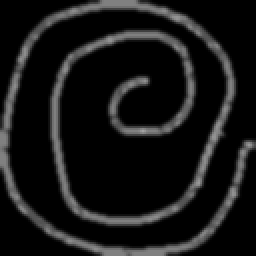
#> input picture preprocessed_drawings/spiral/testing/healthy/V01HE01.png, 128 x 128 px, found by its file name (shown 2 times larger); its folder holds only this picture in this run
$ python train_xgboost_model.py
#> lines starting #> are read from the running program, lines starting #| are printed output that depends on the picture
import cv2
import numpy as np
import os
import xgboost as xgb
from sklearn.model_selection import train_test_split
from sklearn.metrics import accuracy_score
from skimage.measure import shannon_entropy
from scipy.fftpack import fft
import joblib

# Step 1: Define feature extraction function
def extract_features(image_path):
    # Load image in grayscale
    image = cv2.imread(image_path, cv2.IMREAD_GRAYSCALE)
#> image is the input picture: shape (128, 128); min 0, max 163, mean 22.3
    if image is None:
        print(f"Error loading image: {image_path}")
        return None

    # Edge detection
    edges = cv2.Canny(image, threshold1=50, threshold2=150)
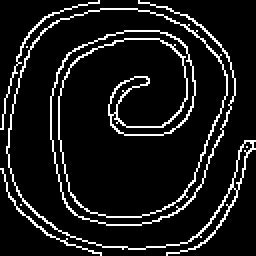
#> edges: shape (128, 128) (shown 2 times larger); 9.8% white in thin lines or dots

    # Calculate radius variation
    moments = cv2.moments(edges)
#> moments = moments, m00 411315, centre m10/m00, m01/m00 = (64.25, 62.87)
    if moments["m00"] != 0:
        cx = int(moments["m10"] / moments["m00"])
#> cx = 64
        cy = int(moments["m01"] / moments["m00"])
#> cy = 62
    else:
        cx, cy = 0, 0

    # Distance from centroid to edge points
    edge_points = np.argwhere(edges > 0)
#> edge_points = 1613 pairs, first value 0 to 127, second value 0 to 127
    distances = np.sqrt((edge_points[:, 1] - cx) ** 2 + (edge_points[:, 0] - cy) ** 2)
#> distances = 1613 values, max 70.33 at index 1574, min 1 at index 833, mean 49.94
    radius_mean = np.mean(distances) if len(distances) > 0 else 0
#> radius_mean = 49.94
    radius_std = np.std(distances) if len(distances) > 0 else 0
#> radius_std = 15.63

    # Angle variance
    angles = np.arctan2(edge_points[:, 0] - cy, edge_points[:, 1] - cx)
#> angles = 1613 values, max 3.14 at index 810, min -3.13 at index 795, mean -0.072
    angle_std = np.std(angles) if len(angles) > 0 else 0
#> angle_std = 1.78

    # Additional features
    entropy = shannon_entropy(edges)
#> entropy = 0.464
    freq_domain = fft(distances) if len(distances) > 0 else [0]
    freq_mean = np.mean(np.abs(freq_domain))
#> freq_mean = 364.5
    freq_std = np.std(np.abs(freq_domain))
#> freq_std = 2069.8

    # Fractal dimension (box counting)
    box_counts = []
    sizes = [2, 4, 8, 16, 32, 64]
    for size in sizes:
        resized = cv2.resize(edges, (size, size))
        box_counts.append(np.sum(resized > 0))
#> this loop made 6 passes
#> resized on pass 1: [[128, 128], [64, 0]]
#> after the loop, box_counts = [3, 4, 12, 64, 210, 852]
    fractal_dimension = -np.polyfit(np.log(sizes), np.log(box_counts), 1)[0]
#> fractal_dimension = -1.72

    # Feature vector
    return [radius_mean, radius_std, angle_std, entropy, freq_mean, freq_std, fractal_dimension]


# Step 2: Load data and extract features
def load_data_and_extract_features(directory):
    features = []
    labels = []

    for label, category in enumerate(['healthy', 'parkinson']):
        category_path = os.path.join(directory, category)
        if not os.path.isdir(category_path):
            print(f"Directory not found: {category_path}")
            continue

        for filename in os.listdir(category_path):
            image_path = os.path.join(category_path, filename)
            feature_vector = extract_features(image_path)
#> feature_vector = [49.94, 15.63, 1.78, 0.464, 364.5, 2069.8, -1.72]
            if feature_vector is not None:  # Skip images that failed to load
                features.append(feature_vector)
                labels.append(label)

    return np.array(features), np.array(labels)


# Directory paths
train_dir = "archive/drawings/spiral/training"
test_dir = "archive/drawings/spiral/testing"

# Load training and testing data
X_train, y_train = load_data_and_extract_features(train_dir)
#> y_train = [0]
X_test, y_test = load_data_and_extract_features(test_dir)
#> the loop in extract_features (call 2), `for size in sizes:` made 6 passes
#> y_test = [0]

# Check if data loading was successful
if X_train.size == 0 or X_test.size == 0:
    raise ValueError("Data loading failed. Check file paths and ensure that images are available.")

# Split training data for validation
#> (the run stopped early here; a loop or call above may not have finished)
